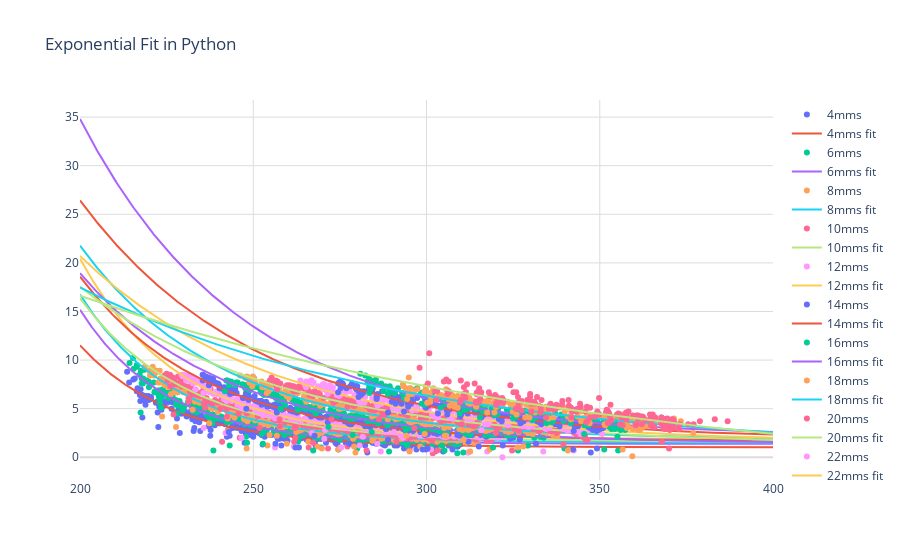

Source (notebook cell):
### Code cell
import numpy as np
import pandas as pd
import plotly
import plotly.graph_objs as go

plotly.offline.init_notebook_mode(connected=True)

# Scientific libraries
import numpy as np
from scipy.optimize import curve_fit

PCTG08raw = pd.read_csv('Test.csv', delimiter = ',') #read the CSV raw data file and port into dataset

dfA = pd.DataFrame(
    {'E_Speed':[4,6,8,10,12,14,16,18,20,22,24,26,28,30],
     'Lower_limit':[65,410,770,1125,1485,1845,2200,2560,2910,3240,3540,3820,4075,4320],
     'Upper_limit':[350,705,1065,1420,1780,2140,2490,2855,3185,3485,3765,4030,4275,4510]})

PCTG={} #dict
xdat={} #dict
ydat={} #dict
data = [] #list
coeffs = [] #list

for i in range(len(dfA)):
    PCTG["{}mms".format(dfA['E_Speed'][i])] = PCTG08raw.iloc[dfA['Lower_limit'][i]:dfA['Upper_limit'][i]]
    xdat["{}mms".format(dfA['E_Speed'][i])] = PCTG["{}mms".format(dfA['E_Speed'][i])].H_TEMP
    ydat["{}mms".format(dfA['E_Speed'][i])] = PCTG["{}mms".format(dfA['E_Speed'][i])].E_CURR

def exponenial_func(x_mms, a, b, c): #define an exponential function to fit the data
    return a+b*np.exp(c*x_mms)

# LOOPING OVER ALL THE DATA SETS IN PCTG08RAW DATAFRAME AND PLOTTING SCATTER AND FIT FUNCTIONS FOR EACH
for q in xdat.keys():
    x_vals = xdat[q]
    y_vals = ydat[q]
    
    popt, pcov = curve_fit(exponenial_func, x_vals, y_vals, p0=(1, 1, -1e-6))
    print("{} fit {}".format(q,popt))
    xx = np.linspace(200, 400, 1000)
    yy = exponenial_func(xx, *popt)
    coeffs.append(popt)
    pts = go.Scatter(
                  x=x_vals,
                  y=y_vals,
                  mode='markers',
                  #marker=go.Marker(color='rgb(255, 127, 14)'),
                  name=q
                  )
    data.append(pts)
    
    exp_fit = go.Scatter(
                  x=xx,
                  y=yy,
                  mode='lines',
                  #marker=go.Marker(color='rgb(255, 127, 14)'),
                  name=q+' fit'
                  )
    data.append(exp_fit)
    
    
layout = go.Layout(
                title='Exponential Fit in Python',
                plot_bgcolor='rgb(255, 255, 255)',
                  xaxis=go.layout.XAxis(zerolinecolor='rgb(220,220,220)', gridcolor='rgb(220,220,220)'),
                  yaxis=go.layout.YAxis(zerolinecolor='rgb(220,220,220)', gridcolor='rgb(220,220,220)'),
                )

fig = go.Figure(data=data, layout=layout)
fig

### Figure 1 — Plotly figure (JSON) as saved in the notebook; plotly's stock layout.template omitted (floating-point values rounded to 4 significant figures; data arrays with more than 128 entries replaced by an {"elided": "..."} marker saying what was removed)
{"data": [{"mode": "markers", "name": "4mms", "type": "scatter", "x": {"elided": "285 float values"}, "y": {"elided": "285 float values"}}, {"mode": "lines", "name": "4mms fit", "type": "scatter", "x": {"elided": "1000 float values"}, "y": {"elided": "1000 float values"}}, {"mode": "markers", "name": "6mms", "type": "scatter", "x": {"elided": "295 float values"}, "y": {"elided": "295 float values"}}, {"mode": "lines", "name": "6mms fit", "type": "scatter", "x": {"elided": "1000 float values"}, "y": {"elided": "1000 float values"}}, {"mode": "markers", "name": "8mms", "type": "scatter", "x": {"elided": "295 float values"}, "y": {"elided": "295 float values"}}, {"mode": "lines", "name": "8mms fit", "type": "scatter", "x": {"elided": "1000 float values"}, "y": {"elided": "1000 float values"}}, {"mode": "markers", "name": "10mms", "type": "scatter", "x": {"elided": "295 float values"}, "y": {"elided": "295 float values"}}, {"mode": "lines", "name": "10mms fit", "type": "scatter", "x": {"elided": "1000 float values"}, "y": {"elided": "1000 float values"}}, {"mode": "markers", "name": "12mms", "type": "scatter", "x": {"elided": "295 float values"}, "y": {"elided": "295 float values"}}, {"mode": "lines", "name": "12mms fit", "type": "scatter", "x": {"elided": "1000 float values"}, "y": {"elided": "1000 float values"}}, {"mode": "markers", "name": "14mms", "type": "scatter", "x": {"elided": "295 float values"}, "y": {"elided": "295 float values"}}, {"mode": "lines", "name": "14mms fit", "type": "scatter", "x": {"elided": "1000 float values"}, "y": {"elided": "1000 float values"}}, {"mode": "markers", "name": "16mms", "type": "scatter", "x": {"elided": "290 float values"}, "y": {"elided": "290 float values"}}, {"mode": "lines", "name": "16mms fit", "type": "scatter", "x": {"elided": "1000 float values"}, "y": {"elided": "1000 float values"}}, {"mode": "markers", "name": "18mms", "type": "scatter", "x": {"elided": "295 float values"}, "y": {"elided": "295 float values"}}, {"mode": "lines", "name": "18mms fit", "type": "scatter", "x": {"elided": "1000 float values"}, "y": {"elided": "1000 float values"}}, {"mode": "markers", "name": "20mms", "type": "scatter", "x": {"elided": "275 float values"}, "y": {"elided": "275 float values"}}, {"mode": "lines", "name": "20mms fit", "type": "scatter", "x": {"elided": "1000 float values"}, "y": {"elided": "1000 float values"}}, {"mode": "markers", "name": "22mms", "type": "scatter", "x": {"elided": "245 float values"}, "y": {"elided": "245 float values"}}, {"mode": "lines", "name": "22mms fit", "type": "scatter", "x": {"elided": "1000 float values"}, "y": {"elided": "1000 float values"}}, {"mode": "markers", "name": "24mms", "type": "scatter", "x": {"elided": "225 float values"}, "y": {"elided": "225 float values"}}, {"mode": "lines", "name": "24mms fit", "type": "scatter", "x": {"elided": "1000 float values"}, "y": {"elided": "1000 float values"}}, {"mode": "markers", "name": "26mms", "type": "scatter", "x": {"elided": "210 float values"}, "y": {"elided": "210 float values"}}, {"mode": "lines", "name": "26mms fit", "type": "scatter", "x": {"elided": "1000 float values"}, "y": {"elided": "1000 float values"}}, {"mode": "markers", "name": "28mms", "type": "scatter", "x": {"elided": "200 float values"}, "y": {"elided": "200 float values"}}, {"mode": "lines", "name": "28mms fit", "type": "scatter", "x": {"elided": "1000 float values"}, "y": {"elided": "1000 float values"}}, {"mode": "markers", "name": "30mms", "type": "scatter", "x": {"elided": "190 float values"}, "y": {"elided": "190 float values"}}, {"mode": "lines", "name": "30mms fit", "type": "scatter", "x": {"elided": "1000 float values"}, "y": {"elided": "1000 float values"}}], "layout": {"plot_bgcolor": "rgb(255, 255, 255)", "title": {"text": "Exponential Fit in Python"}, "xaxis": {"gridcolor": "rgb(220,220,220)", "zerolinecolor": "rgb(220,220,220)"}, "yaxis": {"gridcolor": "rgb(220,220,220)", "zerolinecolor": "rgb(220,220,220)"}}}
